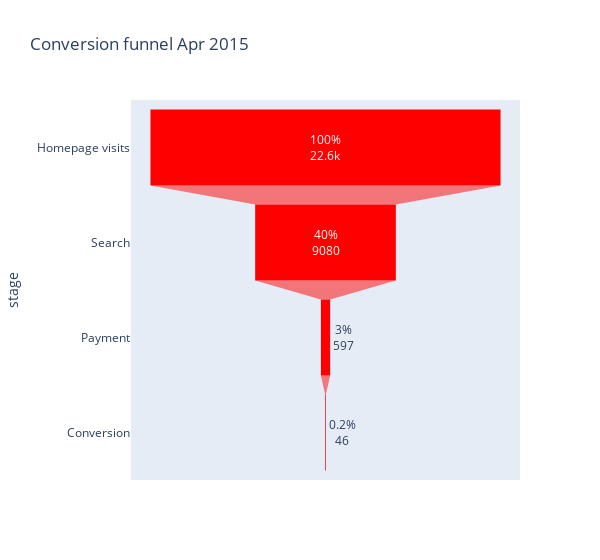

This figure's notebook cell:
### Code cell
data = dict(
    number=[22600, 9080, 597, 46],
    stage=["Homepage visits", "Search", "Payment", "Conversion"])
fig = px.funnel(data, x='number', y='stage', title='Conversion funnel Apr 2015', width= 600, text=['100%','40%','3%','0.2%'], color_discrete_sequence=['red'])
fig.show()

### Figure 1 — Plotly figure (JSON) as saved in the notebook; plotly's stock layout.template omitted (floating-point values rounded to 4 significant figures)
{"data": [{"hovertemplate": "number=%{x}<br>stage=%{y}<br>text=%{text}<extra></extra>", "legendgroup": "", "marker": {"color": "red"}, "name": "", "orientation": "h", "showlegend": false, "text": ["100%", "40%", "3%", "0.2%"], "type": "funnel", "x": [22600, 9080, 597, 46], "xaxis": "x", "y": ["Homepage visits", "Search", "Payment", "Conversion"], "yaxis": "y"}], "layout": {"legend": {"tracegroupgap": 0}, "title": {"text": "Conversion funnel Apr 2015"}, "width": 600, "xaxis": {"anchor": "y", "domain": [0, 1], "title": {"text": "number"}}, "yaxis": {"anchor": "x", "domain": [0, 1], "title": {"text": "stage"}}}}
